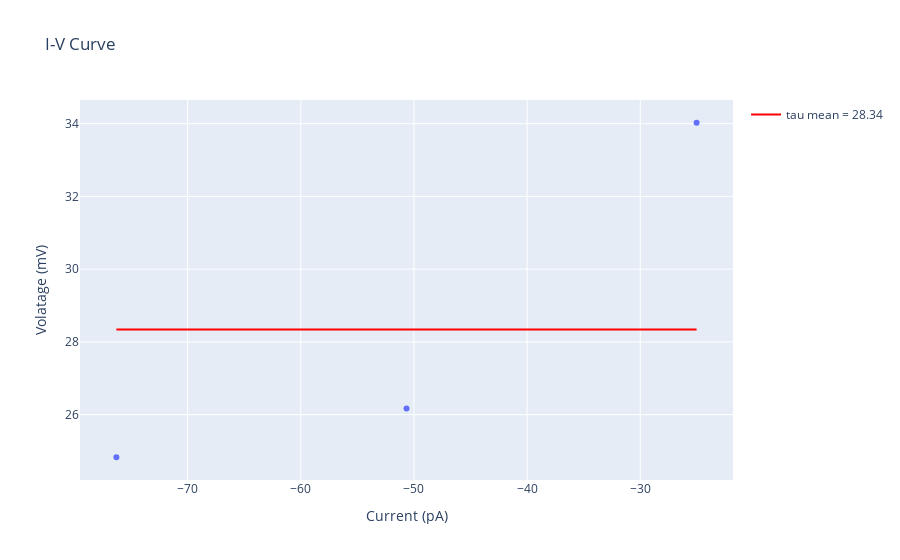

Notebook cell for this chart:
### Code cell
#%% Membrane time constant visualization
# choosing the hyperpolarization traces
start_trace = 0
end_trace = len(tau)

fig = px.scatter(x = current_step[start_trace:end_trace],y = tau, labels={'x':'Current (pA)', 'y':'Volatage (mV)'}, 
                 title="I-V Curve")

popt, pcov = curve_fit(func, current_step[start_trace:end_trace], voltage_step[start_trace:end_trace])
popt
fig.add_trace(go.Scatter(x = current_step[start_trace:end_trace], y = [np.mean(tau),np.mean(tau),np.mean(tau)], mode='lines',
    name='tau mean = %.2f' %(np.mean(tau)),
    marker=dict(
        color='rgb(255, 0, 0)')))
fig.show()
fig.write_image(os.path.join(save_path , 'Membrane_time_constant.pdf'))
fig.write_image(os.path.join(save_path , 'Membrane_time_constant.svg'))

### Figure 1 — Plotly figure (JSON) as saved in the notebook; plotly's stock layout.template omitted (floating-point values rounded to 4 significant figures)
{"data": [{"hovertemplate": "Current (pA)=%{x}<br>Volatage (mV)=%{y}<extra></extra>", "legendgroup": "", "marker": {"color": "#636efa", "symbol": "circle"}, "mode": "markers", "name": "", "orientation": "v", "showlegend": false, "type": "scatter", "x": [-76.29, -50.66, -25.02], "xaxis": "x", "y": [24.83, 26.17, 34.02], "yaxis": "y"}, {"marker": {"color": "rgb(255, 0, 0)"}, "mode": "lines", "name": "tau mean = 28.34", "type": "scatter", "x": [-76.29, -50.66, -25.02], "y": [28.34, 28.34, 28.34]}], "layout": {"legend": {"tracegroupgap": 0}, "title": {"text": "I-V Curve"}, "xaxis": {"anchor": "y", "domain": [0, 1], "title": {"text": "Current (pA)"}}, "yaxis": {"anchor": "x", "domain": [0, 1], "title": {"text": "Volatage (mV)"}}}}
